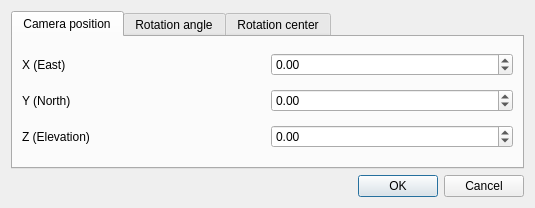
<?xml version="1.0" encoding="UTF-8"?>
<ui version="4.0">
 <class>Dialog</class>
 <widget class="QDialog" name="Dialog">
  <property name="geometry">
   <rect>
    <x>0</x>
    <y>0</y>
    <width>535</width>
    <height>208</height>
   </rect>
  </property>
  <property name="windowTitle">
   <string>Camera properties</string>
  </property>
  <layout class="QGridLayout" name="gridLayout">
   <item row="0" column="0">
    <widget class="QTabWidget" name="tabWidget">
     <property name="currentIndex">
      <number>0</number>
     </property>
     <widget class="QWidget" name="camera_position_tab">
      <attribute name="title">
       <string>Camera position</string>
      </attribute>
      <layout class="QGridLayout" name="gridLayout_2">
       <item row="0" column="0">
        <widget class="QLabel" name="label_x">
         <property name="text">
          <string>X (East)</string>
         </property>
        </widget>
       </item>
       <item row="0" column="1">
        <widget class="QDoubleSpinBox" name="doubleSpinBox_x">
         <property name="minimum">
          <double>-9999999.990000000223517</double>
         </property>
         <property name="maximum">
          <double>9999999.990000000223517</double>
         </property>
        </widget>
       </item>
       <item row="1" column="0">
        <widget class="QLabel" name="label_y">
         <property name="text">
          <string>Y (North)</string>
         </property>
        </widget>
       </item>
       <item row="1" column="1">
        <widget class="QDoubleSpinBox" name="doubleSpinBox_y">
         <property name="minimum">
          <double>-9999999.990000000223517</double>
         </property>
         <property name="maximum">
          <double>9999999.990000000223517</double>
         </property>
        </widget>
       </item>
       <item row="2" column="0">
        <widget class="QLabel" name="label_z">
         <property name="text">
          <string>Z (Elevation)</string>
         </property>
        </widget>
       </item>
       <item row="2" column="1">
        <widget class="QDoubleSpinBox" name="doubleSpinBox_z">
         <property name="minimum">
          <double>-9999999.990000000223517</double>
         </property>
         <property name="maximum">
          <double>9999999.990000000223517</double>
         </property>
        </widget>
       </item>
      </layout>
     </widget>
     <widget class="QWidget" name="rotation_angle_tab">
      <attribute name="title">
       <string>Rotation angle</string>
      </attribute>
      <layout class="QGridLayout" name="gridLayout_3">
       <item row="0" column="0">
        <widget class="QLabel" name="label_rot_x">
         <property name="text">
          <string>X (Angle in degrees)</string>
         </property>
        </widget>
       </item>
       <item row="0" column="1">
        <widget class="QDoubleSpinBox" name="doubleSpinBox_rot_x">
         <property name="minimum">
          <double>-360.000000000000000</double>
         </property>
         <property name="maximum">
          <double>360.000000000000000</double>
         </property>
        </widget>
       </item>
       <item row="1" column="0">
        <widget class="QLabel" name="label_rot_y">
         <property name="text">
          <string>Y (Angle in degrees)</string>
         </property>
        </widget>
       </item>
       <item row="1" column="1">
        <widget class="QDoubleSpinBox" name="doubleSpinBox_rot_y">
         <property name="minimum">
          <double>-360.000000000000000</double>
         </property>
         <property name="maximum">
          <double>360.000000000000000</double>
         </property>
        </widget>
       </item>
       <item row="2" column="0">
        <widget class="QLabel" name="label_rot_z">
         <property name="text">
          <string>Z (Angle in degrees)</string>
         </property>
        </widget>
       </item>
       <item row="2" column="1">
        <widget class="QDoubleSpinBox" name="doubleSpinBox_rot_z">
         <property name="minimum">
          <double>-360.000000000000000</double>
         </property>
         <property name="maximum">
          <double>360.000000000000000</double>
         </property>
        </widget>
       </item>
      </layout>
     </widget>
     <widget class="QWidget" name="rotation_center_tab">
      <attribute name="title">
       <string>Rotation center</string>
      </attribute>
      <layout class="QGridLayout" name="gridLayout_4">
       <item row="0" column="0">
        <widget class="QLabel" name="label_center_x">
         <property name="text">
          <string>X (Center)</string>
         </property>
        </widget>
       </item>
       <item row="0" column="1">
        <widget class="QDoubleSpinBox" name="doubleSpinBox_center_x">
         <property name="minimum">
          <double>-9999999.990000000223517</double>
         </property>
         <property name="maximum">
          <double>9999999.990000000223517</double>
         </property>
        </widget>
       </item>
       <item row="1" column="0">
        <widget class="QLabel" name="label_center_y">
         <property name="text">
          <string>Y (Center)</string>
         </property>
        </widget>
       </item>
       <item row="1" column="1">
        <widget class="QDoubleSpinBox" name="doubleSpinBox_center_y">
         <property name="minimum">
          <double>-9999999.990000000223517</double>
         </property>
         <property name="maximum">
          <double>9999999.990000000223517</double>
         </property>
        </widget>
       </item>
       <item row="2" column="0">
        <widget class="QLabel" name="label_center_z">
         <property name="text">
          <string>Z (Center)</string>
         </property>
        </widget>
       </item>
       <item row="2" column="1">
        <widget class="QDoubleSpinBox" name="doubleSpinBox_center_z">
         <property name="minimum">
          <double>-9999999.990000000223517</double>
         </property>
         <property name="maximum">
          <double>9999999.990000000223517</double>
         </property>
        </widget>
       </item>
      </layout>
     </widget>
    </widget>
   </item>
   <item row="1" column="0">
    <widget class="QDialogButtonBox" name="buttonBox">
     <property name="orientation">
      <enum>Qt::Horizontal</enum>
     </property>
     <property name="standardButtons">
      <set>QDialogButtonBox::Cancel|QDialogButtonBox::Ok</set>
     </property>
    </widget>
   </item>
  </layout>
 </widget>
 <resources/>
 <connections>
  <connection>
   <sender>buttonBox</sender>
   <signal>accepted()</signal>
   <receiver>Dialog</receiver>
   <slot>accept()</slot>
   <hints>
    <hint type="sourcelabel">
     <x>248</x>
     <y>254</y>
    </hint>
    <hint type="destinationlabel">
     <x>157</x>
     <y>274</y>
    </hint>
   </hints>
  </connection>
  <connection>
   <sender>buttonBox</sender>
   <signal>rejected()</signal>
   <receiver>Dialog</receiver>
   <slot>reject()</slot>
   <hints>
    <hint type="sourcelabel">
     <x>316</x>
     <y>260</y>
    </hint>
    <hint type="destinationlabel">
     <x>286</x>
     <y>274</y>
    </hint>
   </hints>
  </connection>
 </connections>
</ui>
